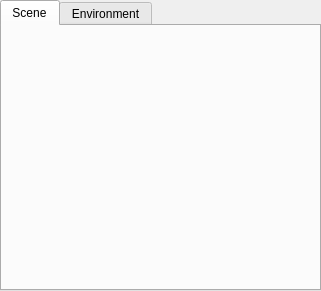
<?xml version="1.0" encoding="UTF-8"?>
<ui version="4.0">
 <class>SceneTreeWidget</class>
 <widget class="QWidget" name="SceneTreeWidget">
  <property name="geometry">
   <rect>
    <x>0</x>
    <y>0</y>
    <width>321</width>
    <height>291</height>
   </rect>
  </property>
  <property name="windowTitle">
   <string>Scene</string>
  </property>
  <property name="locale">
   <locale language="English" country="UnitedStates"/>
  </property>
  <layout class="QVBoxLayout" name="verticalLayout_3">
   <property name="leftMargin">
    <number>0</number>
   </property>
   <property name="topMargin">
    <number>0</number>
   </property>
   <property name="rightMargin">
    <number>0</number>
   </property>
   <property name="bottomMargin">
    <number>0</number>
   </property>
   <item>
    <widget class="QTabWidget" name="listsTab">
     <property name="currentIndex">
      <number>0</number>
     </property>
     <widget class="QWidget" name="sceneTreePlace">
      <attribute name="title">
       <string>Scene</string>
      </attribute>
      <layout class="QVBoxLayout" name="verticalLayout">
       <property name="leftMargin">
        <number>0</number>
       </property>
       <property name="topMargin">
        <number>0</number>
       </property>
       <property name="rightMargin">
        <number>0</number>
       </property>
       <property name="bottomMargin">
        <number>0</number>
       </property>
      </layout>
     </widget>
     <widget class="QWidget" name="environmentTreePlace">
      <attribute name="title">
       <string>Environment</string>
      </attribute>
      <layout class="QVBoxLayout" name="verticalLayout_2">
       <property name="leftMargin">
        <number>0</number>
       </property>
       <property name="topMargin">
        <number>0</number>
       </property>
       <property name="rightMargin">
        <number>0</number>
       </property>
       <property name="bottomMargin">
        <number>0</number>
       </property>
      </layout>
     </widget>
    </widget>
   </item>
  </layout>
 </widget>
 <resources/>
 <connections/>
</ui>
